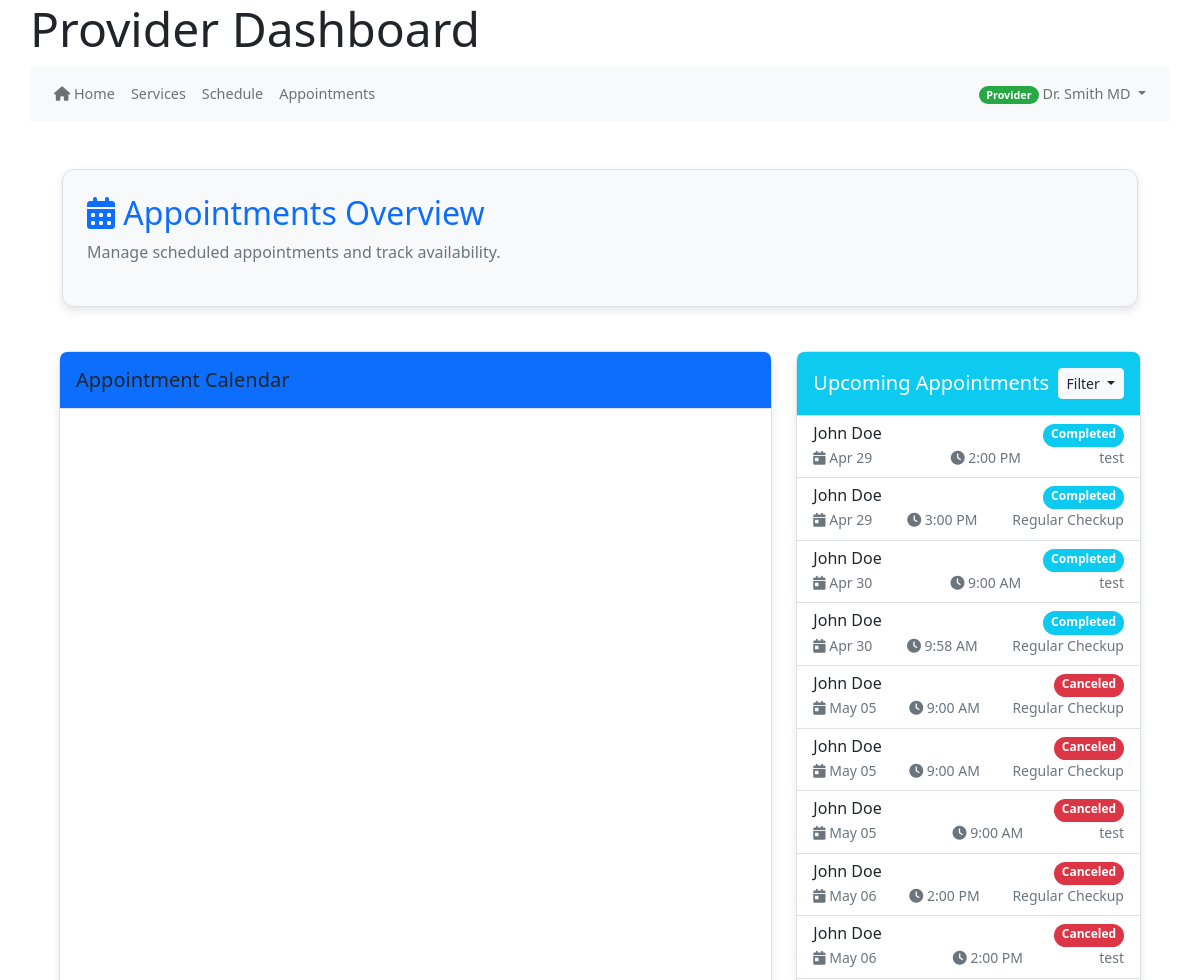
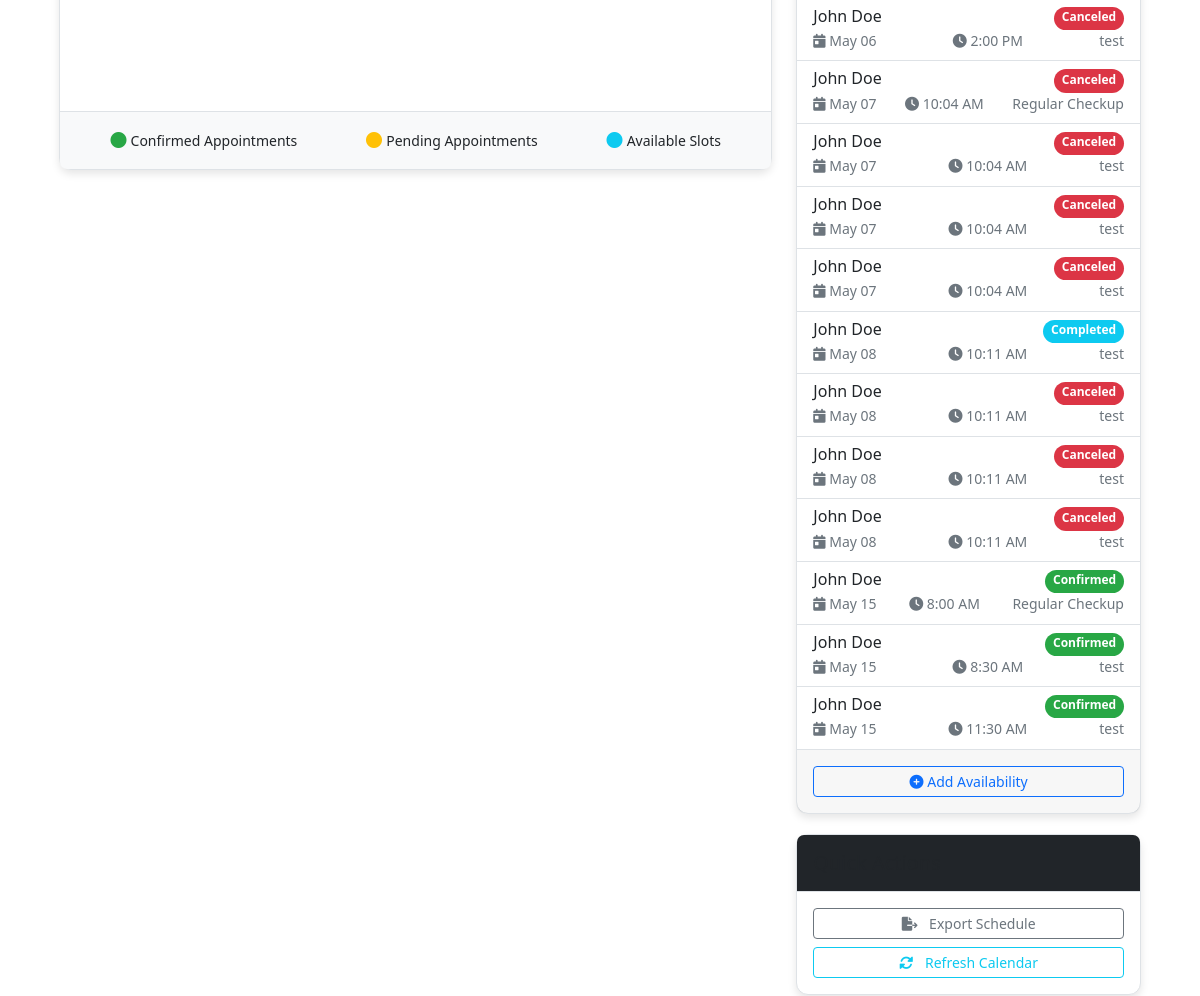
Page /index.php/provider/appointments/2 (signed in, upper part) on the earlier database version (2 pictures, top to bottom).
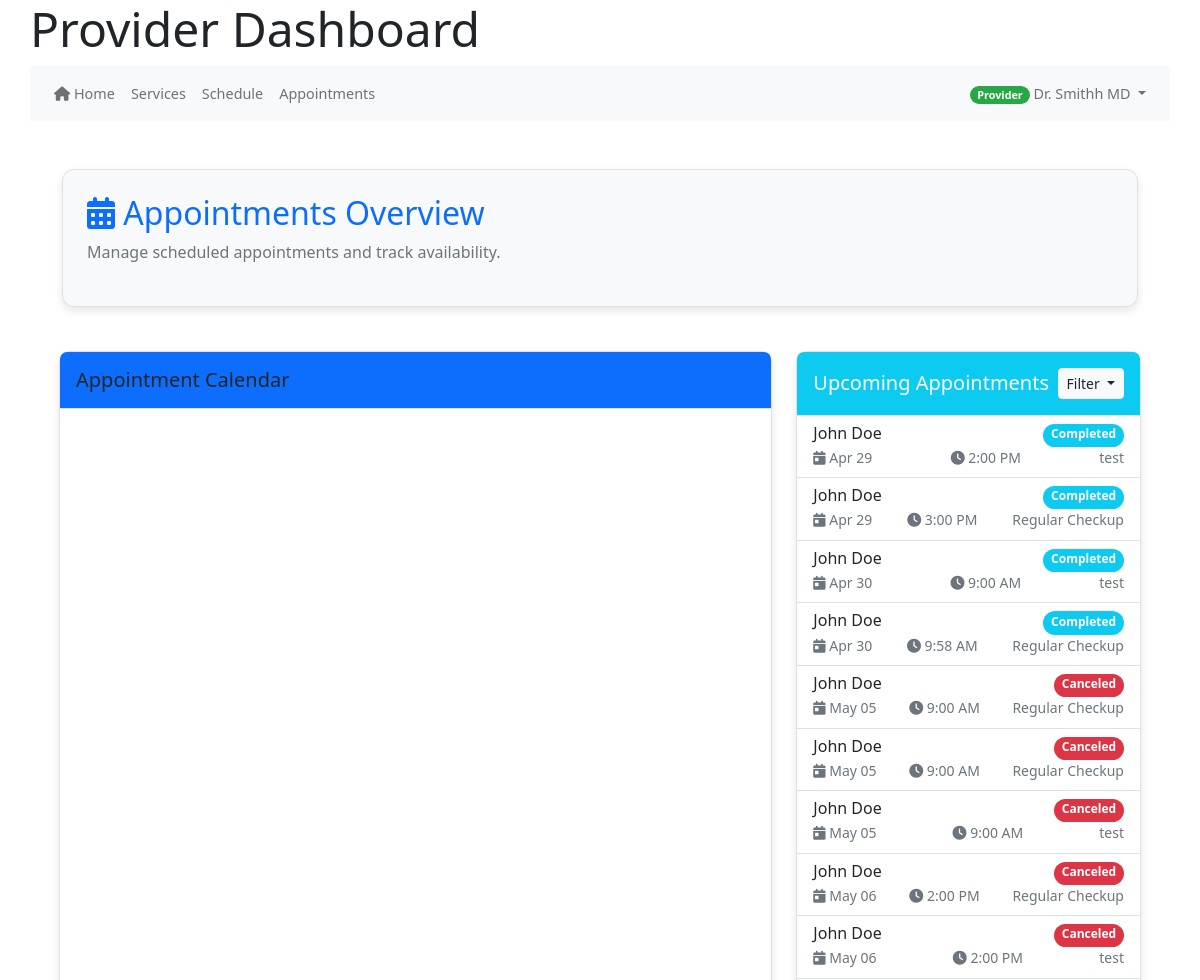
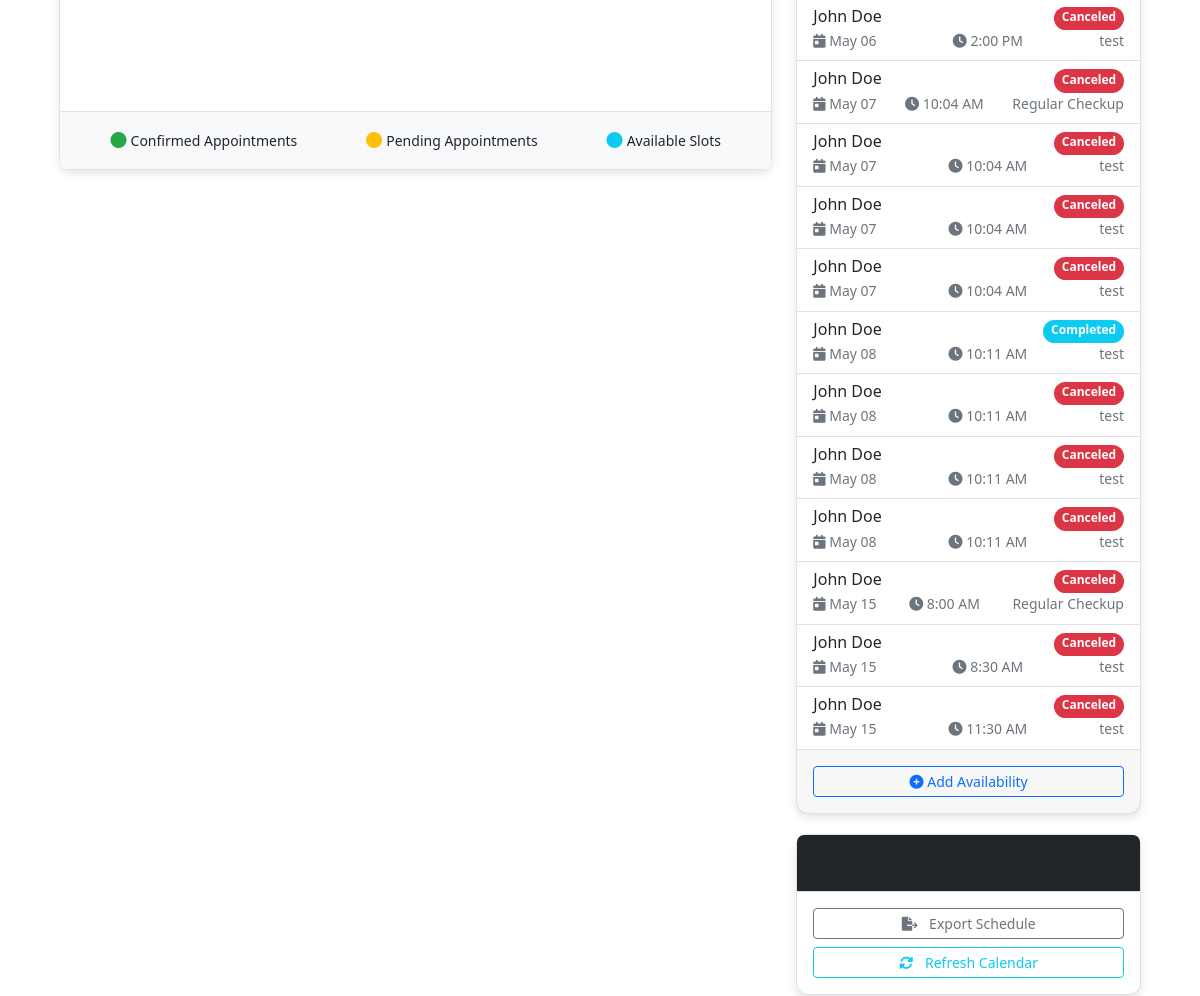
Same page on the later database version (2 pictures, top to bottom).
### tables this page shows
CREATE TABLE IF NOT EXISTS `appointments` (
  `appointment_id` int(11) NOT NULL AUTO_INCREMENT,
  `patient_id` int(11) NOT NULL,
  `provider_id` int(11) NOT NULL,
  `service_id` int(11) NOT NULL,
  `appointment_date` date NOT NULL,
  `start_time` time NOT NULL,
  `end_time` time NOT NULL,
  `status` enum('scheduled','confirmed','completed','canceled','no_show') NOT NULL DEFAULT 'scheduled',
  `type` enum('in_person','virtual','phone') NOT NULL DEFAULT 'in_person',
  `notes` text DEFAULT NULL,
  `reason` text DEFAULT NULL,
  `reminder_sent` tinyint(1) DEFAULT 0,
  `confirmed_at` datetime DEFAULT NULL,
  `canceled_at` datetime DEFAULT NULL,
  `created_at` datetime DEFAULT current_timestamp(),
  `updated_at` datetime DEFAULT current_timestamp(),
  PRIMARY KEY (`appointment_id`),
  KEY `patient_id` (`patient_id`),
  KEY `provider_id` (`provider_id`),
  KEY `service_id` (`service_id`)
);

CREATE TABLE IF NOT EXISTS `services` (
  `service_id` int(11) NOT NULL AUTO_INCREMENT,
  `name` varchar(255) NOT NULL,
  `description` text DEFAULT NULL,
  `duration` int(11) DEFAULT 30,
  `price` decimal(10,2) DEFAULT NULL,
  `is_active` tinyint(1) DEFAULT 1,
  `created_at` timestamp NOT NULL DEFAULT current_timestamp(),
  PRIMARY KEY (`service_id`)
);

### controllers/provider_controller.php (called while the page is built, shortened)
<?php
require_once MODEL_PATH . '/Provider.php';
class ProviderController {
    protected $providerModel;
    public function __construct() {
        $this->db = get_db();
        $this->providerModel = new Provider($this->db);
    }
    public function appointments() {
        $provider_id = $_SESSION['user_id'];
        $appointments = $this->providerModel->getBookedAppointments($provider_id);
        include VIEW_PATH . '/provider/appointments.php';
    }
}
?>

### core/helpers.php (called while the page is built, shortened)
<?php
function base_url($path = '') {
    $protocol = isset($_SERVER['HTTPS']) && $_SERVER['HTTPS'] !== 'off' ? 'https' : 'http';
    $host = $_SERVER['HTTP_HOST'] ?? 'localhost';
    $script_name = $_SERVER['SCRIPT_NAME'];
    $base_dir = dirname($script_name);
    $base_url = "{$protocol}://{$host}{$base_dir}";
    $base_url = rtrim($base_url, '/');
    $path = ltrim($path, '/');
    return $path ? "{$base_url}/{$path}" : $base_url;
}

### public_html/bootstrap.php (called while the page is built, shortened)
<?php
require_once APP_ROOT . '/core/helpers.php';
require_once CORE_PATH . '/helpers.php';
function get_db() {
    static $db = null;
    if ($db === null) {
        if (defined('DB_HOST') && defined('DB_USER') && defined('DB_PASS') && defined('DB_NAME')) {
            $db = new mysqli(DB_HOST, DB_USER, DB_PASS, DB_NAME);
            $db->set_charset('utf8mb4');
        } else {
            throw new Exception("Database constants not defined");
        }
    }
    return $db;
}
return true;

### models/Provider.php (called while the page is built, shortened)
<?php
class Provider {
    private $db;
    public function __construct($db) {
        $this->db = $db;
    }
    public function getBookedAppointments($provider_id) {
        try {
            $stmt = $this->db->prepare("
                SELECT a.*,
                       u.first_name AS patient_first_name,
                       u.last_name AS patient_last_name,
                       CONCAT(u.first_name, ' ', u.last_name) AS patient_name,
                       s.name AS service_name
                FROM appointments a
                JOIN users u ON a.patient_id = u.user_id
                JOIN services s ON a.service_id = s.service_id
                WHERE a.provider_id = ?
                ORDER BY a.appointment_date, a.start_time
            ");
            $stmt->bind_param("i", $provider_id);
            $stmt->execute();
            $result = $stmt->get_result();
            return $result->fetch_all(MYSQLI_ASSOC) ?: [];
        } catch (Exception $e) {
            error_log("Error fetching provider appointments: " . $e->getMessage());
            return [];
        }
    }
}
?>

### views/provider/appointments.php (the view, shortened to what the changed rows need)
<?php include VIEW_PATH . '/partials/header.php'; ?>
<div class="container provider-dashboard my-4">
    <div class="row mb-4">
        <div class="col-md-12">
            <div class="card shadow-sm bg-light">
                <div class="card-body p-4">
                    <h2 class="text-primary mb-2">
                        <i class="fas fa-calendar-alt"></i> Appointments Overview
                    </h2>
                </div>
            </div>
        </div>
    </div>
    <div class="row">
        <div class="col-lg-4 mb-4">
            <div class="card shadow">
                <div class="card-body p-0">
                    <div class="list-group list-group-flush appointment-list">
                        <?php if (!empty($appointments)) : ?>
                            <?php foreach ($appointments as $appointment) :
                                $statusClass = match($appointment['status']) {
                                    'scheduled' => 'primary',
                                    'confirmed' => 'success',
                                    'canceled' => 'danger',
                                    'completed' => 'info',
                                    'no_show' => 'warning',
                                    default => 'secondary'
                                };
                            ?>
                                <a href="<?= base_url('index.php/provider/viewAppointment/' . ($appointment['id'] ?? $appointment['appointment_id'] ?? '')) ?>"
                                   class="list-group-item list-group-item-action appointment-item"
                                   data-status="<?= $appointment['status'] ?>">
                                    <div class="d-flex w-100 justify-content-between">
                                        <h6 class="mb-1"><?= htmlspecialchars($appointment['patient_name']) ?></h6>
                                        <span class="badge bg-<?= $statusClass ?>"><?= ucfirst($appointment['status']) ?></span>
                                    </div>
                                    <div class="d-flex justify-content-between align-items-center">
                                        <small class="text-muted">
                                            <i class="fas fa-calendar-day"></i> <?= date('M d', strtotime($appointment['appointment_date'])) ?>
                                        </small>
                                        <small class="text-muted">
                                            <i class="fas fa-clock"></i> <?= date('g:i A', strtotime($appointment['start_time'])) ?>
                                        </small>
                                        <small class="text-muted">
                                            <?= htmlspecialchars($appointment['service_name'] ?? 'Consultation') ?>
                                        </small>
                                    </div>
                                </a>
                            <?php endforeach; ?>
                        <?php endif; ?>
                    </div>
                </div>
            </div>
        </div>
    </div>
</div>
<?php include VIEW_PATH . '/partials/footer.php'; ?>

### views/partials/header.php (shortened to what the changed rows need)
<?php
$isLoggedIn = isset($_SESSION['user_id']) && ($_SESSION['logged_in'] ?? false) === true;
$userRole = $isLoggedIn ? ($_SESSION['role'] ?? 'guest') : 'guest';
$userName = $isLoggedIn ? ($_SESSION['name'] ?? $_SESSION['first_name'] . ' ' . $_SESSION['last_name'] ?? $_SESSION['email'] ?? 'User') : '';
$current_url = $_SERVER['REQUEST_URI'];
$is_home_page = (strpos($current_url, 'index.php/home') !== false || $current_url === '/' || $current_url === '/index.php');
?>
<!DOCTYPE html>
<html lang="en">
<head>
    <link href="https://cdn.jsdelivr.net/npm/bootstrap@5.3.0/dist/css/bootstrap.min.css" rel="stylesheet">
    <link href="https://cdnjs.cloudflare.com/ajax/libs/font-awesome/6.0.0/css/all.min.css" rel="stylesheet">
    <?php if ($userRole === 'provider'): ?>
    <link href="https://cdn.jsdelivr.net/npm/fullcalendar@5.11.3/main.min.css" rel="stylesheet">
    <?php endif; ?>
    <link href="<?= base_url('css/style.css') ?>" rel="stylesheet">
</head>
<body>
    <?php if ($userRole !== 'guest' || !$is_home_page): ?>
    <div class="header-container">
        <header class="mb-4">
            <?php if ($userRole === 'admin'): ?>
                <h1 class="display-5">Appointment System Administration</h1>
            <?php elseif ($userRole === 'provider'): ?>
                <h1 class="display-5">Provider Dashboard</h1>
            <?php elseif ($userRole === 'patient'): ?>
                <h1 class="display-5">Patient Dashboard</h1>
            <?php else: ?>
                <h1 class="display-5">Appointment System</h1>
            <?php endif; ?>
            <nav class="navbar navbar-expand-lg navbar-light bg-light">
                <div class="container-fluid px-0">
                    <div class="collapse navbar-collapse" id="navbarNav">
                        <ul class="navbar-nav">
                            <?php if ($isLoggedIn): ?>
                                <li class="nav-item dropdown">
                                    <a class="nav-link dropdown-toggle" href="#" id="userDropdown" role="button"
                                       data-bs-toggle="dropdown" aria-expanded="false">
                                        <span class="badge bg-<?php
                                            echo $userRole === 'admin' ? 'danger' :
                                                ($userRole === 'provider' ? 'success' : 'primary');
                                        ?>"><?= ucfirst($userRole) ?></span>
                                        <?= htmlspecialchars($userName) ?>
                                    </a>
                                </li>
                            <?php endif; ?>
                        </ul>
                    </div>
                </div>
            </nav>
        </header>
    </div>
    <div class="container">
    <?php endif; ?>

Differences in the rows shown:
changed appointments "8:00 AM": status "Confirmed" → "Canceled"
changed appointments "8:30 AM": status "Confirmed" → "Canceled"
changed appointments "11:30 AM": status "Confirmed" → "Canceled"
Other differences:
$userName: "Dr. Smith MD" → "Dr. Smithh MD"
